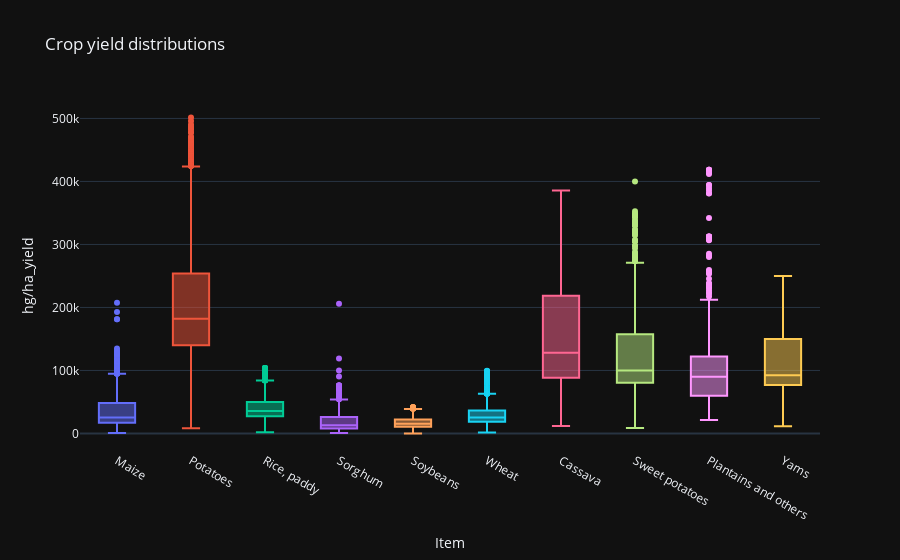

Source (notebook cell):
### Markdown cell above
The dataset does not contain any null values. We can now explore it

### Code cell
px.box(
    df,
    x="Item",
    y="hg/ha_yield",
    color="Item",
    title="Crop yield distributions",
    template="plotly_dark"
).update_layout(showlegend=False)

### Figure 1 — Plotly figure (JSON) as saved in the notebook; plotly's stock layout.template omitted (floating-point values rounded to 4 significant figures; data arrays with more than 128 entries replaced by an {"elided": "..."} marker saying what was removed)
{"data": [{"alignmentgroup": "True", "hovertemplate": "Item=%{x}<br>hg/ha_yield=%{y}<extra></extra>", "legendgroup": "Maize", "marker": {"color": "#636efa"}, "name": "Maize", "notched": false, "offsetgroup": "Maize", "orientation": "v", "showlegend": true, "type": "box", "x": {"elided": "4121 str values"}, "x0": " ", "xaxis": "x", "y": {"elided": "4121 int values"}, "y0": " ", "yaxis": "y"}, {"alignmentgroup": "True", "hovertemplate": "Item=%{x}<br>hg/ha_yield=%{y}<extra></extra>", "legendgroup": "Potatoes", "marker": {"color": "#EF553B"}, "name": "Potatoes", "notched": false, "offsetgroup": "Potatoes", "orientation": "v", "showlegend": true, "type": "box", "x": {"elided": "4276 str values"}, "x0": " ", "xaxis": "x", "y": {"elided": "4276 int values"}, "y0": " ", "yaxis": "y"}, {"alignmentgroup": "True", "hovertemplate": "Item=%{x}<br>hg/ha_yield=%{y}<extra></extra>", "legendgroup": "Rice, paddy", "marker": {"color": "#00cc96"}, "name": "Rice, paddy", "notched": false, "offsetgroup": "Rice, paddy", "orientation": "v", "showlegend": true, "type": "box", "x": {"elided": "3388 str values"}, "x0": " ", "xaxis": "x", "y": {"elided": "3388 int values"}, "y0": " ", "yaxis": "y"}, {"alignmentgroup": "True", "hovertemplate": "Item=%{x}<br>hg/ha_yield=%{y}<extra></extra>", "legendgroup": "Sorghum", "marker": {"color": "#ab63fa"}, "name": "Sorghum", "notched": false, "offsetgroup": "Sorghum", "orientation": "v", "showlegend": true, "type": "box", "x": {"elided": "3039 str values"}, "x0": " ", "xaxis": "x", "y": {"elided": "3039 int values"}, "y0": " ", "yaxis": "y"}, {"alignmentgroup": "True", "hovertemplate": "Item=%{x}<br>hg/ha_yield=%{y}<extra></extra>", "legendgroup": "Soybeans", "marker": {"color": "#FFA15A"}, "name": "Soybeans", "notched": false, "offsetgroup": "Soybeans", "orientation": "v", "showlegend": true, "type": "box", "x": {"elided": "3223 str values"}, "x0": " ", "xaxis": "x", "y": {"elided": "3223 int values"}, "y0": " ", "yaxis": "y"}, {"alignmentgroup": "True", "hovertemplate": "Item=%{x}<br>hg/ha_yield=%{y}<extra></extra>", "legendgroup": "Wheat", "marker": {"color": "#19d3f3"}, "name": "Wheat", "notched": false, "offsetgroup": "Wheat", "orientation": "v", "showlegend": true, "type": "box", "x": {"elided": "3857 str values"}, "x0": " ", "xaxis": "x", "y": {"elided": "3857 int values"}, "y0": " ", "yaxis": "y"}, {"alignmentgroup": "True", "hovertemplate": "Item=%{x}<br>hg/ha_yield=%{y}<extra></extra>", "legendgroup": "Cassava", "marker": {"color": "#FF6692"}, "name": "Cassava", "notched": false, "offsetgroup": "Cassava", "orientation": "v", "showlegend": true, "type": "box", "x": {"elided": "2045 str values"}, "x0": " ", "xaxis": "x", "y": {"elided": "2045 int values"}, "y0": " ", "yaxis": "y"}, {"alignmentgroup": "True", "hovertemplate": "Item=%{x}<br>hg/ha_yield=%{y}<extra></extra>", "legendgroup": "Sweet potatoes", "marker": {"color": "#B6E880"}, "name": "Sweet potatoes", "notched": false, "offsetgroup": "Sweet potatoes", "orientation": "v", "showlegend": true, "type": "box", "x": {"elided": "2890 str values"}, "x0": " ", "xaxis": "x", "y": {"elided": "2890 int values"}, "y0": " ", "yaxis": "y"}, {"alignmentgroup": "True", "hovertemplate": "Item=%{x}<br>hg/ha_yield=%{y}<extra></extra>", "legendgroup": "Plantains and others", "marker": {"color": "#FF97FF"}, "name": "Plantains and others", "notched": false, "offsetgroup": "Plantains and others", "orientation": "v", "showlegend": true, "type": "box", "x": {"elided": "556 str values"}, "x0": " ", "xaxis": "x", "y": {"elided": "556 int values"}, "y0": " ", "yaxis": "y"}, {"alignmentgroup": "True", "hovertemplate": "Item=%{x}<br>hg/ha_yield=%{y}<extra></extra>", "legendgroup": "Yams", "marker": {"color": "#FECB52"}, "name": "Yams", "notched": false, "offsetgroup": "Yams", "orientation": "v", "showlegend": true, "type": "box", "x": {"elided": "847 str values"}, "x0": " ", "xaxis": "x", "y": {"elided": "847 int values"}, "y0": " ", "yaxis": "y"}], "layout": {"boxmode": "overlay", "legend": {"title": {"text": "Item"}, "tracegroupgap": 0}, "showlegend": false, "title": {"text": "Crop yield distributions"}, "xaxis": {"anchor": "y", "categoryarray": ["Maize", "Potatoes", "Rice, paddy", "Sorghum", "Soybeans", "Wheat", "Cassava", "Sweet potatoes", "Plantains and others", "Yams"], "categoryorder": "array", "domain": [0, 1], "title": {"text": "Item"}}, "yaxis": {"anchor": "x", "domain": [0, 1], "title": {"text": "hg/ha_yield"}}}}
